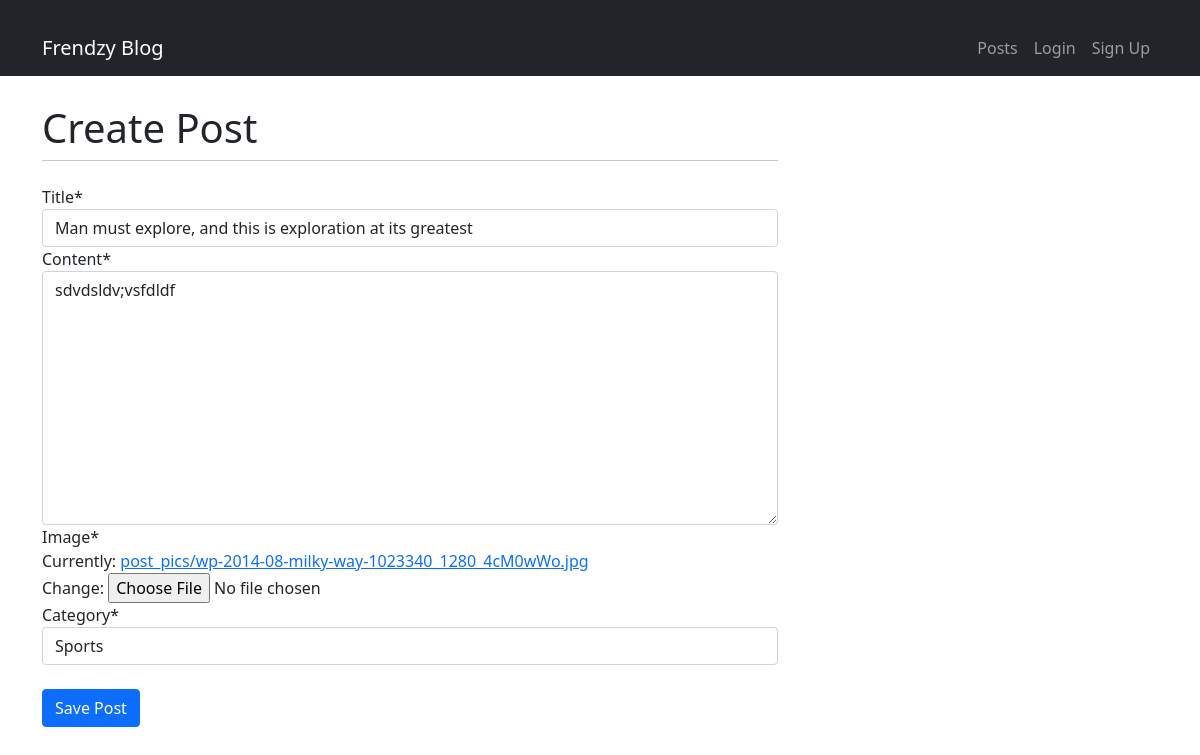
Page /update/man-must-explore-and-this-is-exploration-at-its-greatest/ on the committed database.
### blog/models.py (models this page shows, shortened)
class Post(models.Model):
    author = models.ForeignKey(User, on_delete=models.CASCADE)
    title = models.CharField(max_length=200)
    content = models.TextField()
    slug = models.SlugField(allow_unicode=True, unique=True, blank=True)
    image = models.ImageField(default='post.jpg', upload_to='post_pics/')
    created_date = models.DateField(default=timezone.now)
    published_date = models.DateField(blank=True, null=True)
    category = models.ForeignKey('blog.category', on_delete=models.CASCADE)
    likes = models.ManyToManyField(User, related_name="post_like")

### blog/views.py (the view)
# urls.py: path('update/<slug:slug>/', views.PostUpdateView.as_view(), name='post_update'),
class PostUpdateView(UpdateView):
    form_class = PostForm
    model = Post
    template_name = 'dashboard/post_form.html'
    success_url = reverse_lazy('dashboard')

### blog/forms.py
class PostForm(forms.ModelForm):
    class Meta:
        model = Post
        fields = ('title', 'content', 'image','category')

### blog/models.py (called while the page is built)
    def __str__(self):
        return self.name

### blog/templates/dashboard/post_form.html (shortened to what this page needs)
{% extends 'accounts/account_base.html' %}
{% load crispy_forms_tags %}
{% block content %}
<div class="container">
      <div class="row justify-content-left">
        <div class="col-8">
          <h1 class="mt-2">Create Post</h1>
          <hr class="mt-0 mb-4">
            <form method="post" class="bootstrap4" enctype="multipart/form-data">
                {{ form|crispy }}
                <br>
                <input type="submit" class="btn btn-primary" value="Save Post">
            </form>
        </div>
      </div>
    </div>
{% endblock %}

### rows in the picture
Post: title "Man must explore, and this is exploration at its greatest", content "sdvdsldv;vsfdldf", category "Sports"
